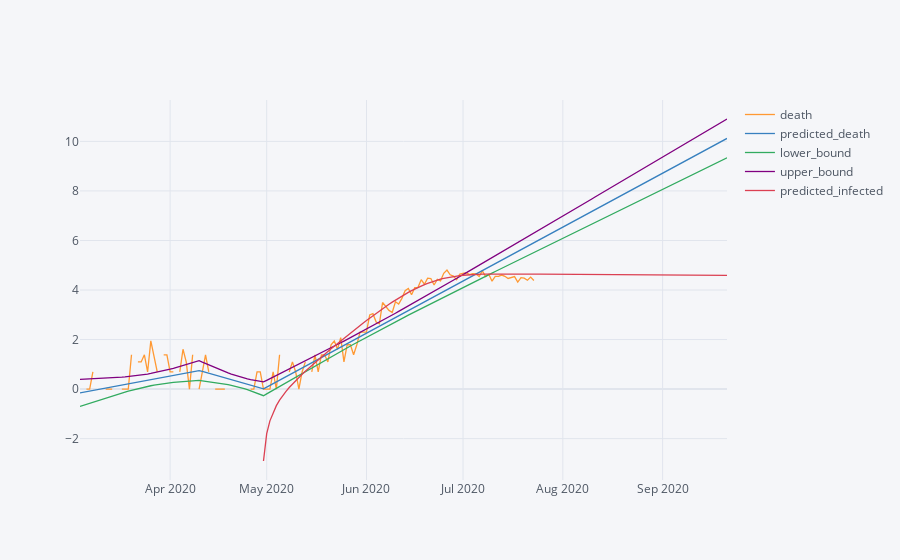

The cell this chart's notebook holds for it:
### Code cell
log_fit.merge(log_daily_predicted_case, left_index=True, right_index=True, how='left').iplot()

### Figure 1 — Plotly figure (JSON) as saved in the notebook; plotly's stock layout.template omitted (floating-point values rounded to 4 significant figures; data arrays with more than 128 entries replaced by an {"elided": "..."} marker saying what was removed)
{"data": [{"line": {"color": "rgba(255, 153, 51, 1.0)", "dash": "solid", "shape": "linear", "width": 1.3}, "mode": "lines", "name": "death", "text": "", "type": "scatter", "x": {"elided": "202 str values"}, "y": {"elided": "202 mixed values"}}, {"line": {"color": "rgba(55, 128, 191, 1.0)", "dash": "solid", "shape": "linear", "width": 1.3}, "mode": "lines", "name": "predicted_death", "text": "", "type": "scatter", "x": {"elided": "202 str values"}, "y": {"elided": "202 float values"}}, {"line": {"color": "rgba(50, 171, 96, 1.0)", "dash": "solid", "shape": "linear", "width": 1.3}, "mode": "lines", "name": "lower_bound", "text": "", "type": "scatter", "x": {"elided": "202 str values"}, "y": {"elided": "202 float values"}}, {"line": {"color": "rgba(128, 0, 128, 1.0)", "dash": "solid", "shape": "linear", "width": 1.3}, "mode": "lines", "name": "upper_bound", "text": "", "type": "scatter", "x": {"elided": "202 str values"}, "y": {"elided": "202 float values"}}, {"line": {"color": "rgba(219, 64, 82, 1.0)", "dash": "solid", "shape": "linear", "width": 1.3}, "mode": "lines", "name": "predicted_infected", "text": "", "type": "scatter", "x": {"elided": "202 str values"}, "y": {"elided": "202 mixed values"}}], "layout": {"legend": {"bgcolor": "#F5F6F9", "font": {"color": "#4D5663"}}, "paper_bgcolor": "#F5F6F9", "plot_bgcolor": "#F5F6F9", "title": {"font": {"color": "#4D5663"}}, "xaxis": {"gridcolor": "#E1E5ED", "showgrid": true, "tickfont": {"color": "#4D5663"}, "title": {"font": {"color": "#4D5663"}, "text": ""}, "zerolinecolor": "#E1E5ED"}, "yaxis": {"gridcolor": "#E1E5ED", "showgrid": true, "tickfont": {"color": "#4D5663"}, "title": {"font": {"color": "#4D5663"}, "text": ""}, "zerolinecolor": "#E1E5ED"}}}
